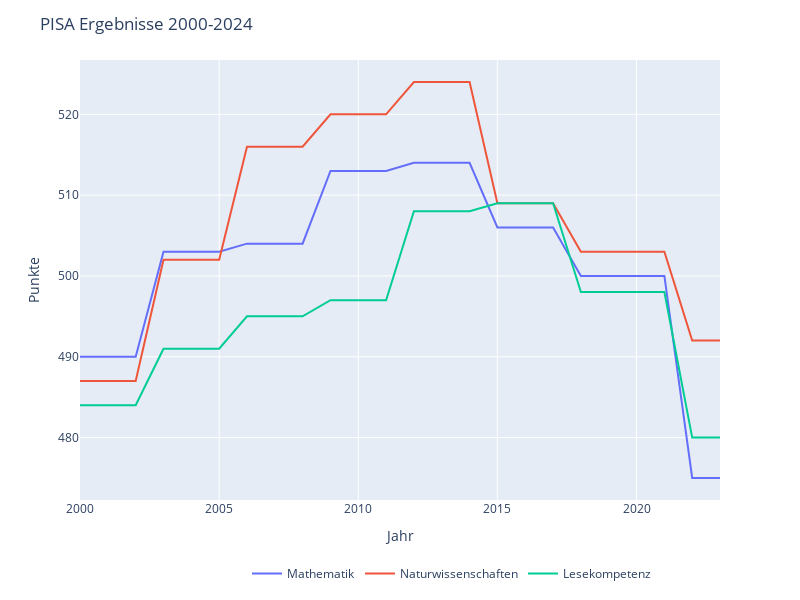

Notebook source saved alongside this figure:
### Code cell
# plot pisa
fig = px.line(data, y=['Mathematik', 'Naturwissenschaften', 'Lesekompetenz'])
fig.update_layout(title='PISA Ergebnisse 2000-2024',autosize=False, width=800,height=600)
fig.update_yaxes(title='Punkte')
fig.update_layout(legend=dict(
    orientation='h',
    yanchor='bottom',
    y=-0.2,
    xanchor='right',
    x=0.9,
    title=''
))
fig.show()

### Figure 1 — Plotly figure (JSON) as saved in the notebook; plotly's stock layout.template omitted (floating-point values rounded to 4 significant figures)
{"data": [{"hovertemplate": "variable=Mathematik<br>Jahr=%{x}<br>value=%{y}<extra></extra>", "legendgroup": "Mathematik", "line": {"color": "#636efa", "dash": "solid"}, "marker": {"symbol": "circle"}, "mode": "lines", "name": "Mathematik", "orientation": "v", "showlegend": true, "type": "scatter", "x": ["2000-01-01T00:00:00", "2001-01-01T00:00:00", "2002-01-01T00:00:00", "2003-01-01T00:00:00", "2004-01-01T00:00:00", "2005-01-01T00:00:00", "2006-01-01T00:00:00", "2007-01-01T00:00:00", "2008-01-01T00:00:00", "2009-01-01T00:00:00", "2010-01-01T00:00:00", "2011-01-01T00:00:00", "2012-01-01T00:00:00", "2013-01-01T00:00:00", "2014-01-01T00:00:00", "2015-01-01T00:00:00", "2016-01-01T00:00:00", "2017-01-01T00:00:00", "2018-01-01T00:00:00", "2019-01-01T00:00:00", "2020-01-01T00:00:00", "2021-01-01T00:00:00", "2022-01-01T00:00:00", "2023-01-01T00:00:00"], "xaxis": "x", "y": [490, 490, 490, 503, 503, 503, 504, 504, 504, 513, 513, 513, 514, 514, 514, 506, 506, 506, 500, 500, 500, 500, 475, 475], "yaxis": "y"}, {"hovertemplate": "variable=Naturwissenschaften<br>Jahr=%{x}<br>value=%{y}<extra></extra>", "legendgroup": "Naturwissenschaften", "line": {"color": "#EF553B", "dash": "solid"}, "marker": {"symbol": "circle"}, "mode": "lines", "name": "Naturwissenschaften", "orientation": "v", "showlegend": true, "type": "scatter", "x": ["2000-01-01T00:00:00", "2001-01-01T00:00:00", "2002-01-01T00:00:00", "2003-01-01T00:00:00", "2004-01-01T00:00:00", "2005-01-01T00:00:00", "2006-01-01T00:00:00", "2007-01-01T00:00:00", "2008-01-01T00:00:00", "2009-01-01T00:00:00", "2010-01-01T00:00:00", "2011-01-01T00:00:00", "2012-01-01T00:00:00", "2013-01-01T00:00:00", "2014-01-01T00:00:00", "2015-01-01T00:00:00", "2016-01-01T00:00:00", "2017-01-01T00:00:00", "2018-01-01T00:00:00", "2019-01-01T00:00:00", "2020-01-01T00:00:00", "2021-01-01T00:00:00", "2022-01-01T00:00:00", "2023-01-01T00:00:00"], "xaxis": "x", "y": [487, 487, 487, 502, 502, 502, 516, 516, 516, 520, 520, 520, 524, 524, 524, 509, 509, 509, 503, 503, 503, 503, 492, 492], "yaxis": "y"}, {"hovertemplate": "variable=Lesekompetenz<br>Jahr=%{x}<br>value=%{y}<extra></extra>", "legendgroup": "Lesekompetenz", "line": {"color": "#00cc96", "dash": "solid"}, "marker": {"symbol": "circle"}, "mode": "lines", "name": "Lesekompetenz", "orientation": "v", "showlegend": true, "type": "scatter", "x": ["2000-01-01T00:00:00", "2001-01-01T00:00:00", "2002-01-01T00:00:00", "2003-01-01T00:00:00", "2004-01-01T00:00:00", "2005-01-01T00:00:00", "2006-01-01T00:00:00", "2007-01-01T00:00:00", "2008-01-01T00:00:00", "2009-01-01T00:00:00", "2010-01-01T00:00:00", "2011-01-01T00:00:00", "2012-01-01T00:00:00", "2013-01-01T00:00:00", "2014-01-01T00:00:00", "2015-01-01T00:00:00", "2016-01-01T00:00:00", "2017-01-01T00:00:00", "2018-01-01T00:00:00", "2019-01-01T00:00:00", "2020-01-01T00:00:00", "2021-01-01T00:00:00", "2022-01-01T00:00:00", "2023-01-01T00:00:00"], "xaxis": "x", "y": [484, 484, 484, 491, 491, 491, 495, 495, 495, 497, 497, 497, 508, 508, 508, 509, 509, 509, 498, 498, 498, 498, 480, 480], "yaxis": "y"}], "layout": {"autosize": false, "height": 600, "legend": {"orientation": "h", "title": {"text": ""}, "tracegroupgap": 0, "x": 0.9, "xanchor": "right", "y": -0.2, "yanchor": "bottom"}, "margin": {"t": 60}, "title": {"text": "PISA Ergebnisse 2000-2024"}, "width": 800, "xaxis": {"anchor": "y", "domain": [0, 1], "title": {"text": "Jahr"}}, "yaxis": {"anchor": "x", "domain": [0, 1], "title": {"text": "Punkte"}}}}
